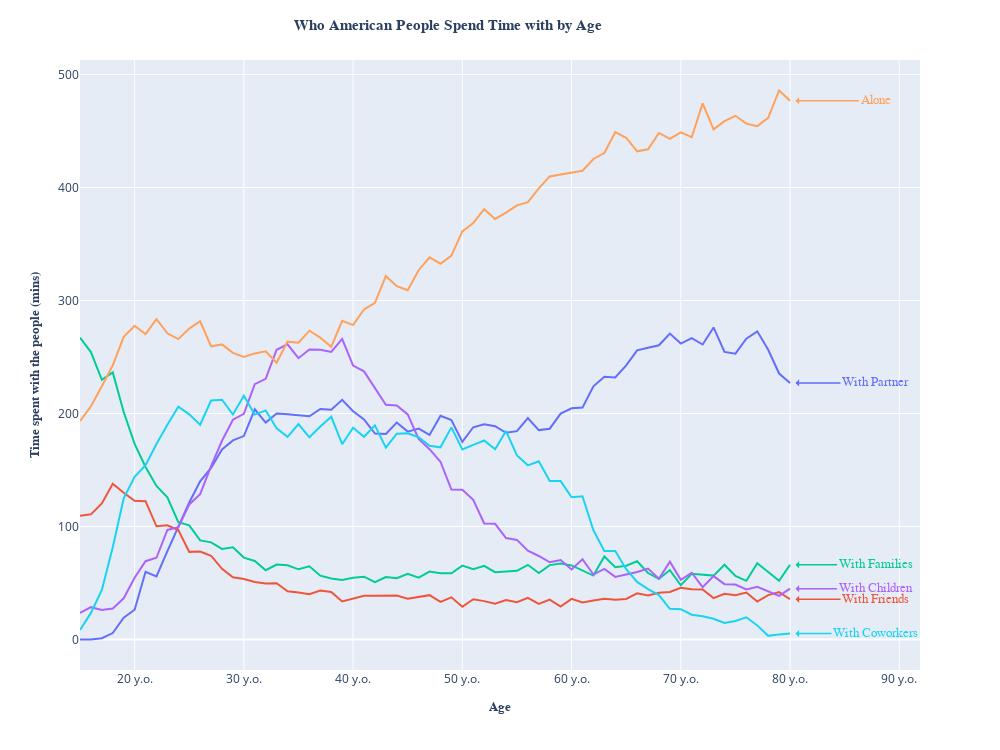

The cell this chart's notebook holds for it:
### Code cell
# line plot or area plot of the time data

# sort Time by descending order
# df1_sort = df1_long.sort_values(by='Time_mins',ascending=False)
# print(df1_sort)

LinePlot_TimevsAge(df1_long, 'Year', 'Time_mins', 'People type')

### Figure 1 — Plotly figure (JSON) as saved in the notebook; plotly's stock layout.template omitted (floating-point values rounded to 4 significant figures)
{"data": [{"hovertemplate": "<b>With Partner:</b> %{y:.2f} mins<extra></extra>", "legendgroup": "Partner", "line": {"color": "#636EFA", "dash": "solid"}, "marker": {"symbol": "circle"}, "mode": "lines", "name": "Partner", "orientation": "v", "showlegend": true, "type": "scatter", "x": [15, 16, 17, 18, 19, 20, 21, 22, 23, 24, 25, 26, 27, 28, 29, 30, 31, 32, 33, 34, 35, 36, 37, 38, 39, 40, 41, 42, 43, 44, 45, 46, 47, 48, 49, 50, 51, 52, 53, 54, 55, 56, 57, 58, 59, 60, 61, 62, 63, 64, 65, 66, 67, 68, 69, 70, 71, 72, 73, 74, 75, 76, 77, 78, 79, 80], "xaxis": "x", "y": [0, 0.03069, 1.123, 5.697, 19.34, 26.35, 59.9, 55.77, 78.19, 99.44, 121.3, 139.9, 151.9, 168.2, 176.2, 180.0, 203.7, 192.0, 200.0, 199.2, 198.3, 197.6, 204.0, 203.3, 212.1, 201.9, 194.7, 182.3, 181.8, 191.9, 184.0, 186.7, 181.1, 198.0, 194.1, 174.9, 187.8, 190.5, 188.7, 182.9, 184.4, 195.9, 185.3, 186.5, 199.9, 204.6, 205.2, 224.1, 232.4, 231.8, 242.5, 255.9, 258.1, 260.4, 270.7, 261.9, 266.7, 261.1, 276.1, 254.4, 252.9, 266.2, 272.7, 256.4, 235.4, 227.0], "yaxis": "y"}, {"hovertemplate": "<b>With Friends:</b> %{y:.2f} mins<extra></extra>", "legendgroup": "Friends", "line": {"color": "#EF553B", "dash": "solid"}, "marker": {"symbol": "circle"}, "mode": "lines", "name": "Friends", "orientation": "v", "showlegend": true, "type": "scatter", "x": [15, 16, 17, 18, 19, 20, 21, 22, 23, 24, 25, 26, 27, 28, 29, 30, 31, 32, 33, 34, 35, 36, 37, 38, 39, 40, 41, 42, 43, 44, 45, 46, 47, 48, 49, 50, 51, 52, 53, 54, 55, 56, 57, 58, 59, 60, 61, 62, 63, 64, 65, 66, 67, 68, 69, 70, 71, 72, 73, 74, 75, 76, 77, 78, 79, 80], "xaxis": "x", "y": [109.4, 110.7, 120.4, 137.8, 129.9, 122.7, 122.4, 100.2, 101.1, 96.79, 77.54, 77.86, 74.14, 62.49, 55.08, 53.48, 50.93, 49.46, 49.73, 42.65, 41.66, 40.12, 43.36, 42.1, 33.61, 36.2, 38.73, 38.7, 39.11, 38.86, 36.09, 37.46, 39.24, 33.36, 37.32, 28.92, 35.63, 33.96, 31.59, 34.84, 33.08, 36.82, 31.48, 35.28, 29.07, 35.95, 32.81, 34.45, 36.15, 35.18, 35.9, 40.83, 38.98, 41.38, 42.0, 45.8, 44.43, 44.23, 36.59, 40.51, 39.08, 41.5, 33.6, 39.3, 41.98, 35.59], "yaxis": "y"}, {"hovertemplate": "<b>With Parents, siblings, families:</b> %{y:.2f} mins<extra></extra>", "legendgroup": "Parents, siblings, families", "line": {"color": "#00CC96", "dash": "solid"}, "marker": {"symbol": "circle"}, "mode": "lines", "name": "Parents, siblings, families", "orientation": "v", "showlegend": true, "type": "scatter", "x": [15, 16, 17, 18, 19, 20, 21, 22, 23, 24, 25, 26, 27, 28, 29, 30, 31, 32, 33, 34, 35, 36, 37, 38, 39, 40, 41, 42, 43, 44, 45, 46, 47, 48, 49, 50, 51, 52, 53, 54, 55, 56, 57, 58, 59, 60, 61, 62, 63, 64, 65, 66, 67, 68, 69, 70, 71, 72, 73, 74, 75, 76, 77, 78, 79, 80], "xaxis": "x", "y": [267.1, 254.3, 229.8, 236.4, 201.3, 173.1, 152.7, 135.8, 125.8, 103.8, 101.0, 87.65, 85.96, 80.15, 81.61, 72.48, 69.53, 61.34, 66.36, 65.72, 62.11, 64.81, 56.45, 54.0, 52.7, 54.64, 55.61, 50.69, 55.29, 54.22, 58.07, 54.8, 60.09, 58.56, 58.64, 65.36, 62.21, 65.24, 59.57, 60.02, 60.74, 66.08, 58.83, 65.85, 67.32, 65.53, 60.9, 56.58, 73.46, 63.96, 65.28, 69.28, 58.83, 53.72, 61.42, 47.98, 58.15, 57.17, 56.55, 66.21, 56.28, 51.96, 67.46, 59.7, 51.94, 66.1], "yaxis": "y"}, {"hovertemplate": "<b>With Children:</b> %{y:.2f} mins<extra></extra>", "legendgroup": "Children", "line": {"color": "#AB63FA", "dash": "solid"}, "marker": {"symbol": "circle"}, "mode": "lines", "name": "Children", "orientation": "v", "showlegend": true, "type": "scatter", "x": [15, 16, 17, 18, 19, 20, 21, 22, 23, 24, 25, 26, 27, 28, 29, 30, 31, 32, 33, 34, 35, 36, 37, 38, 39, 40, 41, 42, 43, 44, 45, 46, 47, 48, 49, 50, 51, 52, 53, 54, 55, 56, 57, 58, 59, 60, 61, 62, 63, 64, 65, 66, 67, 68, 69, 70, 71, 72, 73, 74, 75, 76, 77, 78, 79, 80], "xaxis": "x", "y": [23.46, 28.61, 26.09, 27.39, 36.45, 54.63, 69.29, 72.3, 96.94, 99.39, 119.5, 128.6, 153.3, 175.8, 194.5, 199.8, 225.9, 230.7, 256.4, 261.2, 248.9, 256.6, 256.4, 254.5, 266.1, 242.4, 237.3, 223.0, 207.7, 207.0, 199.2, 177.5, 168.4, 157.3, 132.7, 132.4, 123.7, 102.7, 102.4, 89.76, 88.13, 78.61, 73.9, 68.31, 70.33, 61.93, 71.08, 57.48, 62.51, 55.41, 57.59, 59.68, 62.77, 53.82, 68.85, 52.78, 59.07, 46.34, 56.12, 48.99, 48.64, 44.34, 46.72, 42.99, 38.61, 45.01], "yaxis": "y"}, {"hovertemplate": "<b>With Alone:</b> %{y:.2f} mins<extra></extra>", "legendgroup": "Alone", "line": {"color": "#FFA15A", "dash": "solid"}, "marker": {"symbol": "circle"}, "mode": "lines", "name": "Alone", "orientation": "v", "showlegend": true, "type": "scatter", "x": [15, 16, 17, 18, 19, 20, 21, 22, 23, 24, 25, 26, 27, 28, 29, 30, 31, 32, 33, 34, 35, 36, 37, 38, 39, 40, 41, 42, 43, 44, 45, 46, 47, 48, 49, 50, 51, 52, 53, 54, 55, 56, 57, 58, 59, 60, 61, 62, 63, 64, 65, 66, 67, 68, 69, 70, 71, 72, 73, 74, 75, 76, 77, 78, 79, 80], "xaxis": "x", "y": [193.3, 206.4, 224.2, 242.7, 267.8, 277.6, 270.2, 283.6, 270.9, 265.8, 275.1, 281.6, 259.3, 261.1, 253.7, 250.0, 253.2, 255.1, 244.9, 263.6, 262.6, 273.3, 267.1, 259.0, 282.0, 278.3, 292.1, 297.9, 321.7, 312.7, 309.0, 326.8, 338.2, 332.6, 339.7, 361.1, 368.6, 380.8, 372.2, 377.7, 384.1, 387.0, 399.2, 409.8, 411.5, 413.3, 414.8, 425.2, 430.5, 449.0, 444.0, 432.0, 433.9, 448.2, 443.0, 448.9, 444.5, 474.5, 451.4, 458.7, 463.4, 456.5, 454.3, 461.6, 485.8, 476.8], "yaxis": "y"}, {"hovertemplate": "<b>With Coworkers:</b> %{y:.2f} mins<extra></extra>", "legendgroup": "Coworkers", "line": {"color": "#19D3F3", "dash": "solid"}, "marker": {"symbol": "circle"}, "mode": "lines", "name": "Coworkers", "orientation": "v", "showlegend": true, "type": "scatter", "x": [15, 16, 17, 18, 19, 20, 21, 22, 23, 24, 25, 26, 27, 28, 29, 30, 31, 32, 33, 34, 35, 36, 37, 38, 39, 40, 41, 42, 43, 44, 45, 46, 47, 48, 49, 50, 51, 52, 53, 54, 55, 56, 57, 58, 59, 60, 61, 62, 63, 64, 65, 66, 67, 68, 69, 70, 71, 72, 73, 74, 75, 76, 77, 78, 79, 80], "xaxis": "x", "y": [8.342, 23.53, 43.81, 81.63, 124.9, 143.9, 154.2, 173.0, 190.1, 206.1, 199.2, 190.1, 211.5, 212.1, 199.1, 215.6, 199.1, 202.8, 187.0, 179.4, 190.7, 178.9, 188.5, 197.1, 172.8, 187.3, 179.4, 189.5, 169.8, 182.1, 182.5, 179.0, 171.4, 170.1, 187.7, 168.2, 172.2, 176.1, 168.3, 184.4, 162.9, 154.1, 157.7, 140.4, 140.2, 125.9, 126.8, 96.65, 78.32, 78.25, 62.19, 50.92, 44.56, 39.27, 27.19, 26.85, 21.89, 20.65, 18.39, 14.61, 16.37, 19.66, 12.48, 3.249, 4.533, 5.215], "yaxis": "y"}], "layout": {"annotations": [{"align": "left", "arrowcolor": "#636EFA", "arrowhead": 1, "arrowsize": 0.8, "arrowwidth": 1.5, "ax": 80, "ay": 0, "font": {"color": "#636EFA", "family": "Arial", "size": 13}, "showarrow": true, "text": "With Partner", "x": 80.5, "y": 227.0, "yanchor": "auto"}, {"align": "left", "arrowcolor": "#EF553B", "arrowhead": 1, "arrowsize": 0.8, "arrowwidth": 1.5, "ax": 80, "ay": 0, "font": {"color": "#EF553B", "family": "Arial", "size": 13}, "showarrow": true, "text": "With Friends", "x": 80.5, "y": 35.59, "yanchor": "auto"}, {"align": "left", "arrowcolor": "#00CC96", "arrowhead": 1, "arrowsize": 0.8, "arrowwidth": 1.5, "ax": 80, "ay": 0, "font": {"color": "#00CC96", "family": "Arial", "size": 13}, "showarrow": true, "text": "With Families", "x": 80.5, "y": 66.1, "yanchor": "auto"}, {"align": "left", "arrowcolor": "#AB63FA", "arrowhead": 1, "arrowsize": 0.8, "arrowwidth": 1.5, "ax": 80, "ay": 0, "font": {"color": "#AB63FA", "family": "Arial", "size": 13}, "showarrow": true, "text": "With Children", "x": 80.5, "y": 45.01, "yanchor": "auto"}, {"align": "left", "arrowcolor": "#FFA15A", "arrowhead": 1, "arrowsize": 0.8, "arrowwidth": 1.5, "ax": 80, "ay": 0, "font": {"color": "#FFA15A", "family": "Arial", "size": 13}, "showarrow": true, "text": "Alone", "x": 80.5, "y": 476.8, "yanchor": "auto"}, {"align": "left", "arrowcolor": "#19D3F3", "arrowhead": 1, "arrowsize": 0.8, "arrowwidth": 1.5, "ax": 80, "ay": 0, "font": {"color": "#19D3F3", "family": "Arial", "size": 13}, "showarrow": true, "text": "With Coworkers", "x": 80.5, "y": 5.215, "yanchor": "auto"}], "height": 750, "hovermode": "x unified", "legend": {"title": {"text": "People type"}, "tracegroupgap": 0}, "margin": {"t": 60}, "showlegend": false, "title": {"font": {"family": "Arial", "size": 15}, "text": "<b>Who American People Spend Time with by Age </b>", "x": 0.45}, "width": 1000, "xaxis": {"anchor": "y", "domain": [0, 1], "ticksuffix": " y.o.", "title": {"font": {"family": "Arial", "size": 13}, "text": "<b>Age</b>"}}, "yaxis": {"anchor": "x", "domain": [0, 1], "title": {"font": {"family": "Arial", "size": 13}, "text": "<b>Time spent with the people (mins)</b>"}}}}
